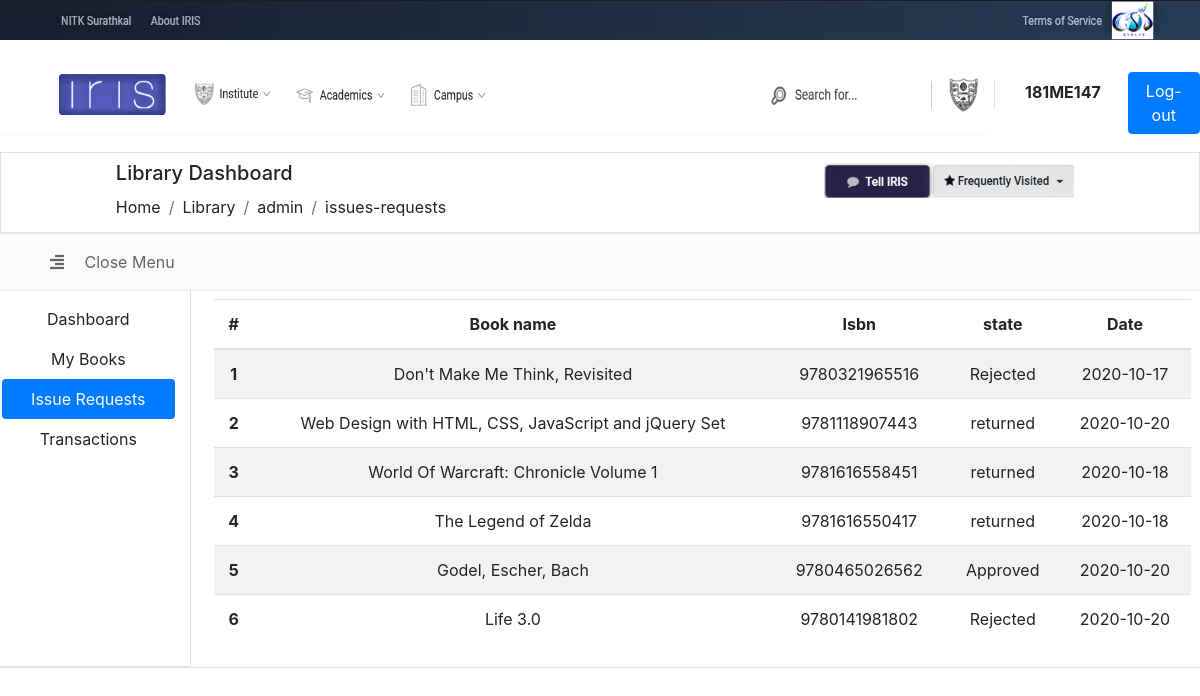
Screenshot of /admin-student/issueRequest.php (signed in) with the database file from the repository.
### tables this page shows
CREATE TABLE `users` (
  `id` int(11) NOT NULL,
  `name` varchar(100) DEFAULT NULL,
  `collegeID` varchar(8) DEFAULT NULL,
  `passward` varchar(100) DEFAULT NULL
);

CREATE TABLE `issue` (
  `id` int(11) NOT NULL,
  `userID` int(11) NOT NULL,
  `bookID` int(11) NOT NULL,
  `tag` int(2) NOT NULL,
  `issueDate` date DEFAULT NULL,
  `returnDate` date DEFAULT NULL
);

CREATE TABLE `books` (
  `id` int(11) NOT NULL,
  `title` varchar(100) NOT NULL,
  `description` text NOT NULL,
  `quantity` int(11) NOT NULL,
  `isbn` bigint(15) NOT NULL
);

### admin-student/issueRequest.php (the view, shortened to what this page needs)
<?php
  if (array_key_exists("id", $_SESSION) ) {
    include("../php//connection.php");
    $query = "SELECT id, collegeID FROM `users` WHERE id = ".mysqli_real_escape_string($conn, $_SESSION['id'])." LIMIT 1";
    $row = mysqli_fetch_array(mysqli_query($conn, $query));
  }
  else{
    header("Location: ../../index.php?logout=1");
  }
   include("../php//connection.php");
   $mainBody = '';
   $count = 0;
   $query = "SELECT * FROM `issue` WHERE userID = '".mysqli_real_escape_string($conn, $row['id'])."'";
   $result = mysqli_query($conn, $query);
   if($result){
       if(mysqli_num_rows($result)>0){
           while($row1 = mysqli_fetch_assoc($result)){
             if($row1['tag'] == "1"){
                 $state = "Approved";
             }
             else if($row1['tag']== "-1"){
                 $state = "Rejected";
             }
             else if($row1['tag']=="0"){
                 $state = "Pending";
                 $row1["issueDate"] = "--";
             }
             else if($row1['tag'] == "2"){
                 $state = "returned";
                 $row1["issueDate"] = $row1["returnDate"];
             }
             else{
                 $state = "-";
             }
               $count++;
              $query2 = "SELECT * FROM `books` WHERE id = ".mysqli_real_escape_string($conn, $row1['bookID'])."";
              $row2 = mysqli_fetch_array(mysqli_query($conn, $query2));
              $mainBody .= '<tr>
              <th scope="row">'.$count.'</th>
              <td>'.$row2["title"].'</td>
              <td>'.$row2["isbn"].'</td>
              <td>'.$state.'</td>
              <td>'.$row1["issueDate"].'</td>
            </tr>';
        }
      }
    }
   include("../php//header.php");
?>
<body>
  <div class="row ">
      <figure><img src="../../images/top_nav.PNG" width="100%" height="40px"></figure>
  </div>
  <div class="row">
    <div class="col-xl-10">
      <figure><img src="../../images/second_nav.PNG" width="100%" height="80px"></figure>
    </div>
    <div class="col-xl-1 mt-4 font-weight-bold">
        <?php echo $row["collegeID"]; ?>
    </Div>
    <div class="col-xl-1 mt-3">
        <a href="../../index.php?logout=1"><button type="button" class="btn btn-primary" id="log-out">
         Log-out
        </button></a>
    </div>
</div>
  <div class="container-fluid border">
    <div class="row">
      <div class="col-md-1"></div>
      <div class="col-md-7 py-2">
        <h5>Library Dashboard</h5>
        <nav aria-label="breadcrumb">
          <ol class="breadcrumb remalign">
            <li class="breadcrumb-item"><a href="#">Home</a></li>
            <li class="breadcrumb-item"><a href="../../index.php?logout=1">Library</a></li>
            <li class="breadcrumb-item"><a href="./student.php">admin</a></li>
            <li class="breadcrumb-item">issues-requests</li>
          </ol>
        </nav>
      </div>
      <div class="col-md-4 pl-4">
        <figure><img src="../../images/3rd_pic.PNG" width="250px" height="35px" style="position: relative; top: 10px;"></figure>
      </div>
    </div>
  </div>
    <div class="row bg-light" style="opacity: .7;">
      <div class="col-md-12 py-2 px-5 border">
            <a href="#" class="nav-link"  onclick="hideShowMenu()" id="hideShowMenu">
              <i class="fa fa-align-right mr-2 " id="hideShowMenuIcon"></i>
              <span class="hide-text-md ml-2" id="hideShowMenuText">Close Menu</span>
            </a>
      </div>
    </div>
    <div class="row main-content border border-top-0">
      <div class="col-md-2 border border-top-0 py-2" id="dash" style="text-align: center;">
      <ul class="nav flex-column">
            <li class="nav-item">
            <a class="nav-link " href="./student.php">Dashboard</a>
          </li>
          <li class="nav-item ">
            <a class="nav-link " href="./myBooks.php">My Books</a>
          </li>
          <li class="nav-item bg-primary rounded">
            <a class="nav-link disabled text-light">Issue Requests</a>
          </li>
          <li class="nav-item">
            <a class="nav-link" href="./studentTransaction.php">Transactions</a>
          </li>
        </ul>
      </div>
      <div class="col-md-10 py-2" id="main-area">
        <div class="row text-center mx-2">
        <table class="table table-striped ">
            <thead>
                <tr>
                <th scope="col">#</th>
                <th scope="col">Book name</th>
                <th scope="col">Isbn</th>
                <th scope="col">state</th>
                <th scope="col">Date</th>
                </tr>
            </thead>
            <tbody>
                <?php echo $mainBody;?>
            </tbody>
            </table>
                    </div>
                </div>
                </div>
</body>
</html>

### php/header.php (style rules this page uses)
.main-content { background-color: #fff; }
a { color: inherit; }
.breadcrumb { background-color: transparent !important; padding: .1rem 0rem !important; margin-bottom: .25rem !important; }
ul { list-style-type: none; }

### rows the page displays
users: collegeID "181ME147"
issue: bookID.title "Don't Make Me Think, Revisited", bookID.isbn "9780321965516", tag "Rejected", issueDate "2020-10-17"
issue: bookID.title "Web Design with HTML, CSS, JavaScript and jQuery Set", bookID.isbn "9781118907443", tag "returned", returnDate "2020-10-20"
issue: bookID.title "World Of Warcraft: Chronicle Volume 1", bookID.isbn "9781616558451", tag "returned", returnDate "2020-10-18"
issue: bookID.title "The Legend of Zelda", bookID.isbn "9781616550417", tag "returned", returnDate "2020-10-18"
issue: bookID.title "Godel, Escher, Bach", bookID.isbn "9780465026562", tag "Approved", issueDate "2020-10-20"
issue: bookID.title "Life 3.0", bookID.isbn "9780141981802", tag "Rejected", issueDate "2020-10-20"
